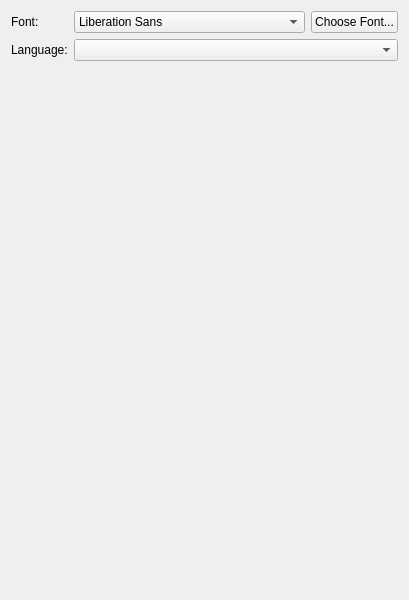
<?xml version="1.0" encoding="UTF-8"?>
<ui version="4.0">
 <class>ThemeTab</class>
 <widget class="QWidget" name="ThemeTab">
  <property name="geometry">
   <rect>
    <x>0</x>
    <y>0</y>
    <width>400</width>
    <height>600</height>
   </rect>
  </property>
  <property name="windowTitle">
   <string notr="true">Form</string>
  </property>
  <layout class="QVBoxLayout" name="verticalLayout">
   <item>
    <layout class="QGridLayout" name="gridLayout">
     <item row="0" column="3">
      <widget class="QPushButton" name="font_pb">
       <property name="text">
        <string>Choose Font...</string>
       </property>
      </widget>
     </item>
     <item row="1" column="0" colspan="2">
      <widget class="QLabel" name="lang_label">
       <property name="text">
        <string>Language:</string>
       </property>
      </widget>
     </item>
     <item row="1" column="2" colspan="2">
      <widget class="QComboBox" name="lang_cb">
       <property name="whatsThis">
        <string notr="true"/>
       </property>
      </widget>
     </item>
     <item row="0" column="2">
      <widget class="QFontComboBox" name="fontComboBox">
       <property name="editable">
        <bool>false</bool>
       </property>
      </widget>
     </item>
     <item row="0" column="0" colspan="2">
      <widget class="QLabel" name="font_label">
       <property name="text">
        <string>Font:</string>
       </property>
      </widget>
     </item>
    </layout>
   </item>
   <item>
    <spacer name="verticalSpacer">
     <property name="orientation">
      <enum>Qt::Vertical</enum>
     </property>
     <property name="sizeHint" stdset="0">
      <size>
       <width>20</width>
       <height>510</height>
      </size>
     </property>
    </spacer>
   </item>
  </layout>
 </widget>
 <resources/>
 <connections/>
</ui>
